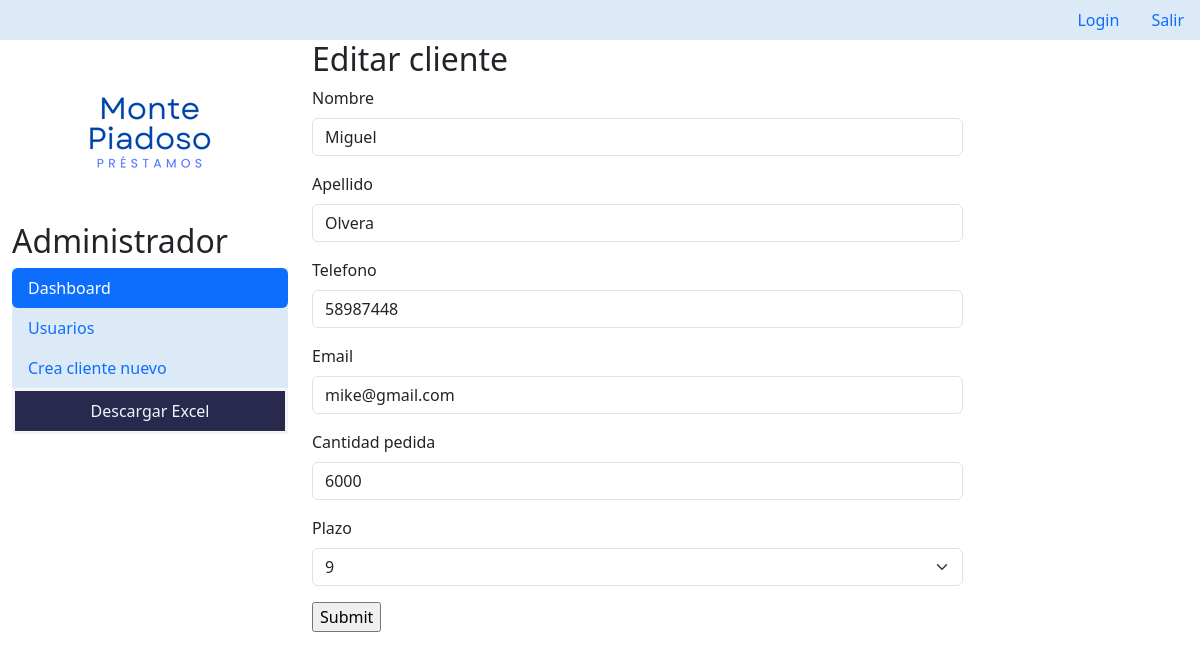
The page /cliente/update/3 (signed in) on the database its author committed.
### montepiadoso/models.py (models this page shows, shortened)
class Cliente(models.Model):
    nombre = models.CharField(max_length=10)
    apellido = models.CharField(max_length=10)
    telefono = models.CharField(max_length=20)
    email = models.EmailField(max_length=50)
    fecha_inicio = models.DateField()
    cantidad_pedida = models.IntegerField()
    MESES_CHOICES = [
        ('3', 3),
        ('6', 6),
        ('9', 9)
    ]
    plazo = models.CharField(max_length=1, choices=MESES_CHOICES, default='3')
    total = models.DecimalField(max_digits=5, decimal_places=2,default=0.0)

### montepiadoso/views.py (the view)
# urls.py: path("cliente/update/<pk>", views.ClienteUpdate.as_view(), name="clienteupdate"),
class ClienteUpdate(LoginRequiredMixin, UpdateView):
  model = Cliente
  template_name = "montepiadoso/cliente_update_form.html"
  fields = ["nombre", "apellido", "telefono", "email", "cantidad_pedida", "plazo"]
  success_url = "/cliente/list"

### montepiadoso/templates/montepiadoso/cliente_update_form.html (shortened to what this page needs)
{% extends "montepiadoso/base.html" %}
{% load bootstrap5 %}
{% block content %}
<div class="row">
  <h2>Editar cliente</h2>
  <div class="col-sm-9 justify-content-center">
    <form action="" method="POST">
      {% bootstrap_form form %}
      <input type="submit" />
    </form>
  </div>
</div>
{% endblock %}

### rows shown on the page
Cliente: nombre "Miguel", apellido "Olvera", telefono "58987448", email "mike@gmail.com", cantidad_pedida "6000", plazo "9"
